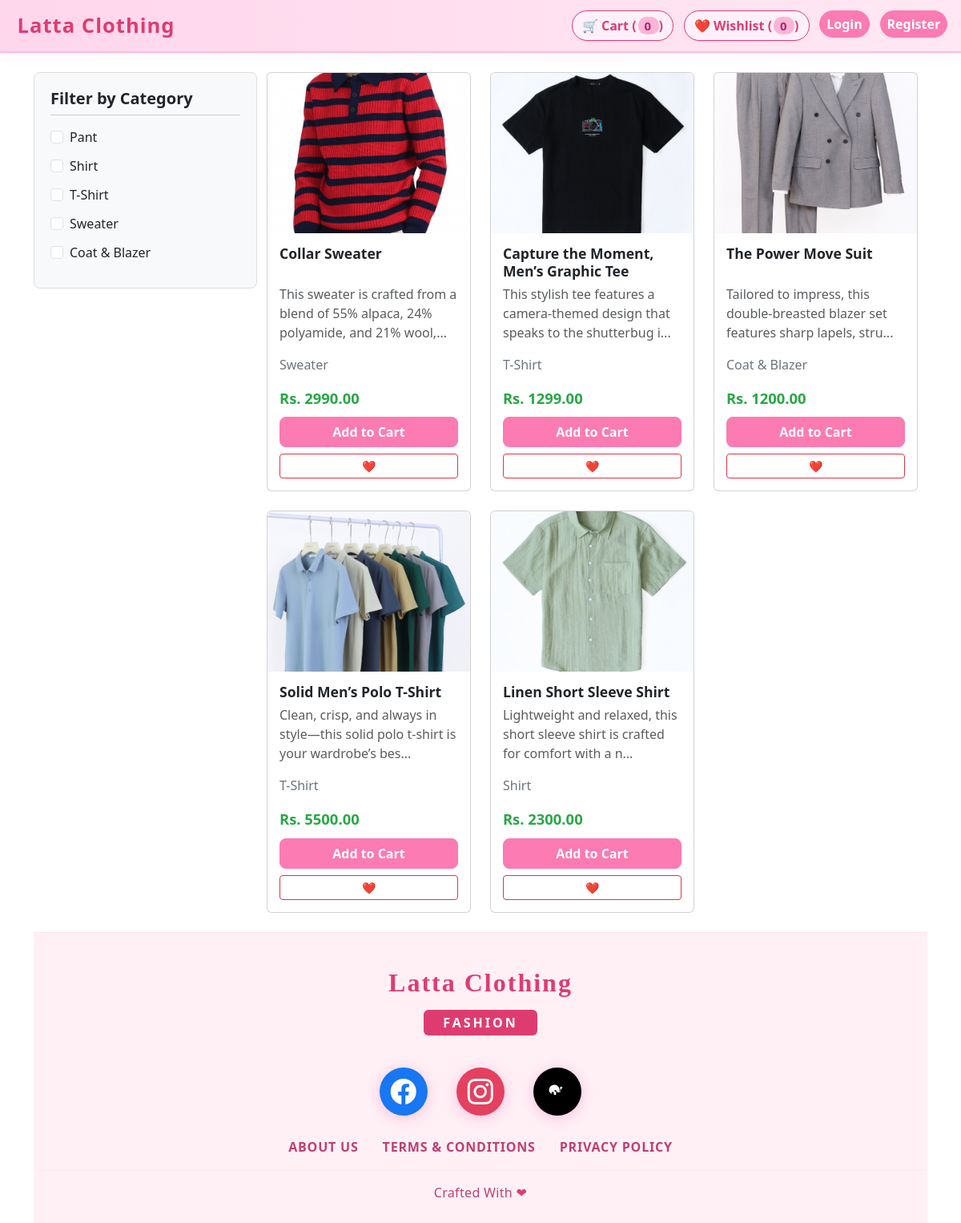
The page / on the database its author committed.
### store/models.py (models this page shows, shortened)
class Product(models.Model):
    CATEGORY = [
        ('Pant','Pant'),
        ('Shirt','Shirt'),
        ('T-Shirt','T-Shirt'),
        ('Sweater','Sweater'),
        ('Formal','Coat & Blazer'),
    ]
    name = models.CharField(max_length=200)
    description = models.TextField(blank=True)
    category = models.CharField(max_length=50,choices=CATEGORY,default='')
    base_price = models.DecimalField(
        max_digits=10,
        decimal_places=2,
        help_text="Base price without variations"
    )
    image = models.ImageField(upload_to='product_images/')
    is_available = models.BooleanField(default=True)
    created_at = models.DateTimeField(auto_now_add=True)
    attributes = models.ManyToManyField(
        ProductAttribute,
        blank=True,
        help_text="Attributes available for this product"
    )
    class Meta:
        ordering = ['-created_at']
    @property
    def price(self):
        if hasattr(self, 'variants') and self.variants.filter(is_active=True).exists():
            return min(v.get_final_price() for v in self.variants.filter(is_active=True))
        return self.base_price

class ProductVariant(models.Model):
    product = models.ForeignKey(Product, on_delete=models.CASCADE, related_name='variants')
    sku = models.CharField(max_length=50, unique=True)
    price_modifier = models.DecimalField(
        max_digits=10,
        decimal_places=2,
        default=0.00,
        help_text="Additional price over base product price"
    )
    stock = models.PositiveIntegerField(default=0)
    attributes = models.ManyToManyField(ProductAttributeValue)
    is_active = models.BooleanField(default=True)
    class Meta:
        ordering = ['product__name', 'sku']
    def get_final_price(self):
        return self.product.base_price + self.price_modifier

### store/views.py (the view)
# urls.py: 2. Add a URL to urlpatterns:  path('', views.home, name='home')
def home(request):
    products = Product.objects.filter(is_available=True)
    categories = Product.CATEGORY
    print("DEBUG categories:", categories)  # This will print in terminal
    return render(request, 'store/home.html', {
        'products': products,
        'categories': categories,
    })

### store/templates/store/home.html (shortened to what this page needs)
{% extends 'store/base.html' %}
{% block content %}
<div class="container-fluid">
  <div class="row">
    <div class="col-md-3 sidebar">
      <h5>Filter by Category</h5>
      <form id="filter-form">
        {% for value, label in categories %}
        <div class="form-check">
          <input class="form-check-input category-filter" type="checkbox" value="{{ value }}" id="category-{{ forloop.counter }}" />
          <label class="form-check-label" for="category-{{ forloop.counter }}">{{ label }}</label>
        </div>
        {% endfor %}
      </form>
    </div>
    <div class="col-md-9">
      <div class="row" id="product-list">
        {% for product in products %}
        <div class="col-md-4 mb-4">
          <div class="card product-card">
            <img src="{{ product.image.url }}" class="card-img-top" alt="{{ product.name }}" />
            <div class="card-body product-card-body">
              <h5 class="product-title">{{ product.name }}</h5>
              <p class="text-muted">{{ product.description|slice:":80" }}...</p>
              <p class="text-secondary">{{ product.get_category_display }}</p>
              <p class="product-price">Rs. {{ product.price }}</p>
              <button class="btn btn-primary btn-add-cart add-to-cart-btn" data-id="{{ product.id }}">
                Add to Cart
              </button>
              <button class="btn btn-outline-danger btn-sm wishlist-btn" data-id="{{ product.id }}">
                ❤️
              </button>
            </div>
          </div>
        </div>
        {% endfor %}
      </div>
    </div>
  </div>
</div>
{% include 'store/footer.html' %}
{% endblock %}

### store/templates/store/home.html (style rules this page uses)
.sidebar { background-color: #f8f9fa; padding: 20px; border-radius: 8px; border: 1px solid #ddd; height: 100%; position: sticky; top: 20px; }
.sidebar h5 { font-weight: 600; margin-bottom: 15px; border-bottom: 1px solid #ccc; padding-bottom: 8px; }
.form-check { margin-bottom: 12px; }
.product-card { height: 100%; display: flex; flex-direction: column; transition: box-shadow 0.3s ease; }
.product-card img { height: 200px; object-fit: cover; border-top-left-radius: 8px; border-top-right-radius: 8px; }
.product-card-body { padding: 15px; flex-grow: 1; display: flex; flex-direction: column; }
.product-title { font-size: 1.1rem; font-weight: 700; margin-bottom: 6px; flex-grow: 1; }
.product-price { font-size: 1.15rem; color: #28a745; font-weight: 700; margin-bottom: 10px; }
.btn-add-cart, .add-to-cart-btn.btn-primary { background: #fb7bb2 !important; border-color: #fb7bb2 !important; color: #fff !important; font-weight: 700; border-radius: 8px; transition: background 0.2s, border-color 0.2s; margin-bottom: 8px; }

### rows shown on the page
Product: image (picture), name "Collar Sweater", description "This sweater is crafted from a blend of 55% alpaca, 24% polyamide, and 21% wool,", category "Sweater", price "2990.00"
Product: image (picture), name "Capture the Moment, Men’s Graphic Tee", description "This stylish tee features a camera-themed design that speaks to the shutterbug i", category "T-Shirt", price "1299.00"
Product: image (picture), name "The Power Move Suit", description "Tailored to impress, this double-breasted blazer set features sharp lapels, stru", category "Coat & Blazer", price "1200.00"
Product: image (picture), name "Solid Men’s Polo T-Shirt", description "Clean, crisp, and always in style—this solid polo t-shirt is your wardrobe’s bes", category "T-Shirt", price "5500.00"
Product: image (picture), name "Linen Short Sleeve Shirt", description "Lightweight and relaxed, this short sleeve shirt is crafted for comfort with a n", category "Shirt", price "2300.00"

### other values the page prints
{{ request.session.cart|length|default:0 }} "0"
{{ request.user.wishlistitem_set.count|length|default:0 }} "0"
{{ label }} "Pant" "Shirt" "T-Shirt" "Sweater" "Coat & Blazer"
